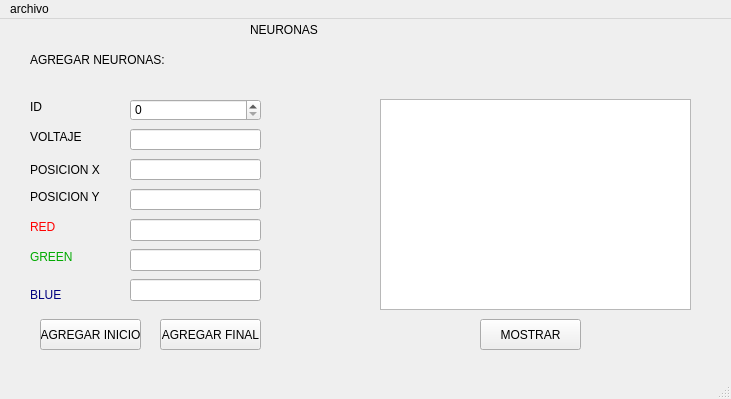
<?xml version="1.0" encoding="UTF-8"?>
<ui version="4.0">
 <class>MainWindow</class>
 <widget class="QMainWindow" name="MainWindow">
  <property name="geometry">
   <rect>
    <x>0</x>
    <y>0</y>
    <width>731</width>
    <height>399</height>
   </rect>
  </property>
  <property name="windowTitle">
   <string>MainWindow</string>
  </property>
  <widget class="QWidget" name="centralwidget">
   <widget class="QLabel" name="label">
    <property name="geometry">
     <rect>
      <x>250</x>
      <y>0</y>
      <width>141</width>
      <height>21</height>
     </rect>
    </property>
    <property name="styleSheet">
     <string notr="true">font: 900 16pt &quot;Arial&quot;;</string>
    </property>
    <property name="text">
     <string>NEURONAS</string>
    </property>
   </widget>
   <widget class="QLabel" name="label_2">
    <property name="geometry">
     <rect>
      <x>30</x>
      <y>30</y>
      <width>211</width>
      <height>21</height>
     </rect>
    </property>
    <property name="styleSheet">
     <string notr="true">font: 700 14pt &quot;Arial&quot;;</string>
    </property>
    <property name="text">
     <string>AGREGAR NEURONAS:</string>
    </property>
   </widget>
   <widget class="QLabel" name="label_3">
    <property name="geometry">
     <rect>
      <x>30</x>
      <y>80</y>
      <width>49</width>
      <height>16</height>
     </rect>
    </property>
    <property name="whatsThis">
     <string>&lt;html&gt;&lt;head/&gt;&lt;body&gt;&lt;p&gt;&lt;span style=&quot; font-size:12pt;&quot;&gt;ID&lt;/span&gt;&lt;/p&gt;&lt;/body&gt;&lt;/html&gt;</string>
    </property>
    <property name="styleSheet">
     <string notr="true">font: 700 12pt &quot;Arial&quot;;</string>
    </property>
    <property name="text">
     <string>ID</string>
    </property>
   </widget>
   <widget class="QLabel" name="label_4">
    <property name="geometry">
     <rect>
      <x>30</x>
      <y>110</y>
      <width>71</width>
      <height>16</height>
     </rect>
    </property>
    <property name="styleSheet">
     <string notr="true">font: 700 12pt &quot;Arial&quot;;</string>
    </property>
    <property name="text">
     <string>VOLTAJE</string>
    </property>
   </widget>
   <widget class="QLabel" name="label_5">
    <property name="geometry">
     <rect>
      <x>30</x>
      <y>140</y>
      <width>101</width>
      <height>21</height>
     </rect>
    </property>
    <property name="styleSheet">
     <string notr="true">font: 700 12pt &quot;Arial&quot;;</string>
    </property>
    <property name="text">
     <string>POSICION X</string>
    </property>
   </widget>
   <widget class="QLabel" name="label_6">
    <property name="geometry">
     <rect>
      <x>30</x>
      <y>170</y>
      <width>91</width>
      <height>16</height>
     </rect>
    </property>
    <property name="styleSheet">
     <string notr="true">font: 700 12pt &quot;Arial&quot;;</string>
    </property>
    <property name="text">
     <string>POSICION Y</string>
    </property>
   </widget>
   <widget class="QLabel" name="label_7">
    <property name="geometry">
     <rect>
      <x>30</x>
      <y>200</y>
      <width>71</width>
      <height>16</height>
     </rect>
    </property>
    <property name="styleSheet">
     <string notr="true">color: rgb(255, 0, 0);
font: 700 12pt &quot;Arial&quot;;
gridline-color: rgb(85, 0, 255);</string>
    </property>
    <property name="text">
     <string>RED</string>
    </property>
   </widget>
   <widget class="QLabel" name="label_8">
    <property name="geometry">
     <rect>
      <x>30</x>
      <y>230</y>
      <width>61</width>
      <height>16</height>
     </rect>
    </property>
    <property name="styleSheet">
     <string notr="true">color: rgb(0, 170, 0);
font: 700 12pt &quot;Arial&quot;;</string>
    </property>
    <property name="text">
     <string>GREEN</string>
    </property>
   </widget>
   <widget class="QLabel" name="label_9">
    <property name="geometry">
     <rect>
      <x>30</x>
      <y>260</y>
      <width>71</width>
      <height>31</height>
     </rect>
    </property>
    <property name="styleSheet">
     <string notr="true">color: rgb(0, 0, 127);
font: 700 12pt &quot;Arial&quot;;</string>
    </property>
    <property name="text">
     <string>BLUE</string>
    </property>
   </widget>
   <widget class="QSpinBox" name="spinBox">
    <property name="geometry">
     <rect>
      <x>130</x>
      <y>80</y>
      <width>131</width>
      <height>22</height>
     </rect>
    </property>
   </widget>
   <widget class="QLineEdit" name="line_voltaje">
    <property name="geometry">
     <rect>
      <x>130</x>
      <y>110</y>
      <width>131</width>
      <height>21</height>
     </rect>
    </property>
   </widget>
   <widget class="QLineEdit" name="line_posx">
    <property name="geometry">
     <rect>
      <x>130</x>
      <y>140</y>
      <width>131</width>
      <height>21</height>
     </rect>
    </property>
   </widget>
   <widget class="QLineEdit" name="line_posy">
    <property name="geometry">
     <rect>
      <x>130</x>
      <y>170</y>
      <width>131</width>
      <height>21</height>
     </rect>
    </property>
   </widget>
   <widget class="QLineEdit" name="line_red">
    <property name="geometry">
     <rect>
      <x>130</x>
      <y>200</y>
      <width>131</width>
      <height>22</height>
     </rect>
    </property>
   </widget>
   <widget class="QLineEdit" name="line_green">
    <property name="geometry">
     <rect>
      <x>130</x>
      <y>230</y>
      <width>131</width>
      <height>22</height>
     </rect>
    </property>
   </widget>
   <widget class="QLineEdit" name="line_blue">
    <property name="geometry">
     <rect>
      <x>130</x>
      <y>260</y>
      <width>131</width>
      <height>22</height>
     </rect>
    </property>
   </widget>
   <widget class="QPushButton" name="botonagregainicio">
    <property name="geometry">
     <rect>
      <x>40</x>
      <y>300</y>
      <width>101</width>
      <height>31</height>
     </rect>
    </property>
    <property name="text">
     <string>AGREGAR INICIO</string>
    </property>
   </widget>
   <widget class="QPlainTextEdit" name="plainTextEdit">
    <property name="geometry">
     <rect>
      <x>380</x>
      <y>80</y>
      <width>311</width>
      <height>211</height>
     </rect>
    </property>
   </widget>
   <widget class="QPushButton" name="botonmostrar">
    <property name="geometry">
     <rect>
      <x>480</x>
      <y>300</y>
      <width>101</width>
      <height>31</height>
     </rect>
    </property>
    <property name="text">
     <string>MOSTRAR</string>
    </property>
   </widget>
   <widget class="QPushButton" name="botonagregarfinal">
    <property name="geometry">
     <rect>
      <x>160</x>
      <y>300</y>
      <width>101</width>
      <height>31</height>
     </rect>
    </property>
    <property name="text">
     <string>AGREGAR FINAL</string>
    </property>
   </widget>
  </widget>
  <widget class="QMenuBar" name="menubar">
   <property name="geometry">
    <rect>
     <x>0</x>
     <y>0</y>
     <width>731</width>
     <height>22</height>
    </rect>
   </property>
   <widget class="QMenu" name="menuarchivo">
    <property name="title">
     <string>archivo</string>
    </property>
    <addaction name="separator"/>
    <addaction name="actionguardar"/>
    <addaction name="actionabrir"/>
   </widget>
   <addaction name="menuarchivo"/>
  </widget>
  <widget class="QStatusBar" name="statusbar"/>
  <action name="actionguardar">
   <property name="text">
    <string>guardar</string>
   </property>
   <property name="shortcut">
    <string>Ctrl+G</string>
   </property>
  </action>
  <action name="actionabrir">
   <property name="text">
    <string>abrir</string>
   </property>
   <property name="shortcut">
    <string>Ctrl+O</string>
   </property>
  </action>
 </widget>
 <resources/>
 <connections/>
</ui>
